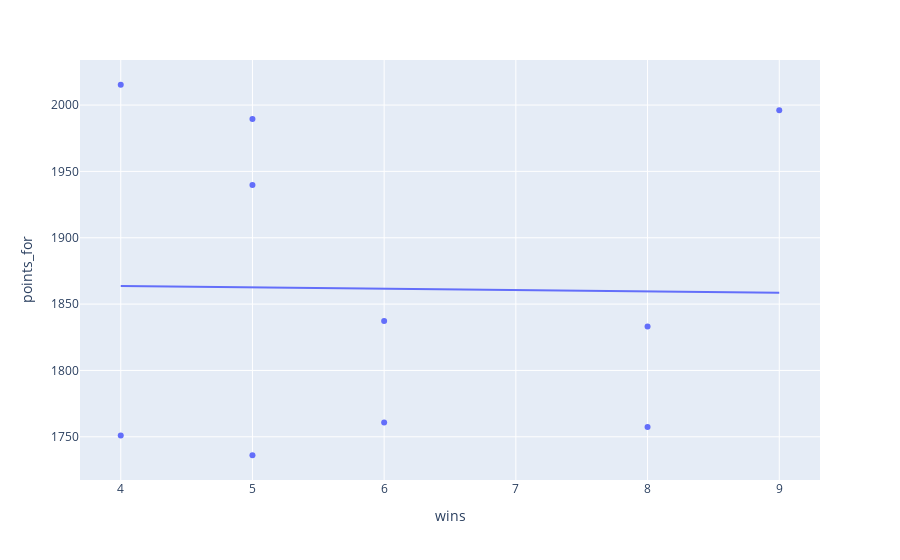

Notebook cell for this chart:
### Code cell
fig = px.scatter(win_loss_df, x="wins", y="points_for", trendline="ols")
fig.show()

### Figure 1 — Plotly figure (JSON) as saved in the notebook; plotly's stock layout.template omitted (floating-point values rounded to 4 significant figures)
{"data": [{"hovertemplate": "wins=%{x}<br>points_for=%{y}<extra></extra>", "legendgroup": "", "marker": {"color": "#636efa", "symbol": "circle"}, "mode": "markers", "name": "", "orientation": "v", "showlegend": false, "type": "scatter", "x": [9, 8, 8, 6, 6, 5, 5, 5, 4, 4], "xaxis": "x", "y": [1996, 1833.0, 1757.0, 1837.0, 1761.0, 1990.0, 1940.0, 1736.0, 2015.0, 1751.0], "yaxis": "y"}, {"hovertemplate": "<b>OLS trendline</b><br>points_for = -1.03571 * wins + 1867.84<br>R<sup>2</sup>=0.000262<br><br>wins=%{x}<br>points_for=%{y} <b>(trend)</b><extra></extra>", "legendgroup": "", "marker": {"color": "#636efa", "symbol": "circle"}, "mode": "lines", "name": "", "showlegend": false, "type": "scatter", "x": [4, 4, 5, 5, 5, 6, 6, 8, 8, 9], "xaxis": "x", "y": [1864.0, 1864.0, 1863.0, 1863.0, 1863.0, 1862.0, 1862.0, 1860.0, 1860.0, 1859.0], "yaxis": "y"}], "layout": {"legend": {"tracegroupgap": 0}, "margin": {"t": 60}, "xaxis": {"anchor": "y", "domain": [0, 1], "title": {"text": "wins"}}, "yaxis": {"anchor": "x", "domain": [0, 1], "title": {"text": "points_for"}}}}
